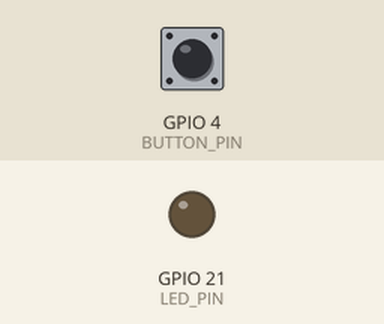
This program was run on a simulated ESP32. Shown: output pins drawn as LEDs (lit = HIGH). The inputs (shaded band) are chosen by the test bench; at power-on: GPIO 4 (BUTTON_PIN) HIGH.

Above: at 1.2 s.
1.3 s: GPIO 4 (BUTTON_PIN) pulled LOW for 0.15 s
At 1.9 s:
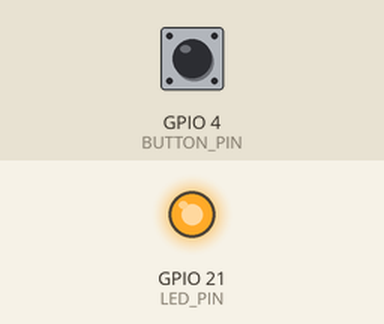
2.9 s: GPIO 4 (BUTTON_PIN) pulled LOW for 1 s
At 4.3 s:
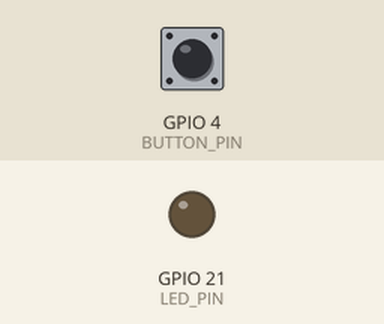
5.4 s: GPIO 4 (BUTTON_PIN) pulled LOW for 3.2 s
At 6.2 s:
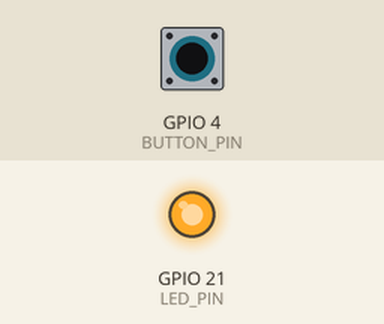
Timing chart, 0 to 8.4 s (numbered marks = the images above; inputs shaded):
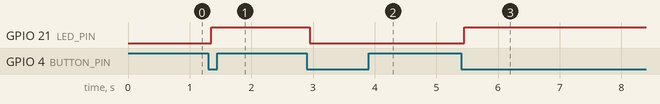

Measured:
- after the input at 1.3 s, GPIO 21 (LED_PIN): LOW → HIGH after 0.05 s
- after the input at 2.9 s, GPIO 21 (LED_PIN): HIGH → LOW after 0.05 s
- after the input at 5.4 s, GPIO 21 (LED_PIN): LOW → HIGH after 0.05 s

The program:

main.cpp
```cpp
#include <Arduino.h>

#define BUTTON_PIN 4
#define LED_PIN 21

hw_timer_t *debounceTimer = NULL;

volatile bool debounceActive = false;
volatile bool buttonPressed = false;


// Button Interrupt
void IRAM_ATTR onButtonISR()
{
    if (!debounceActive)
    {
        debounceActive = true;

        // Start debounce timer
        timerWrite(debounceTimer, 0);
        timerAlarmEnable(debounceTimer);
    }
}


// Timer Interrupt
void IRAM_ATTR onDebounceTimer()
{
    // Stop debounce timer
    timerAlarmDisable(debounceTimer);

    debounceActive = false;

    // Check button after 50 ms
    if (digitalRead(BUTTON_PIN) == LOW)
    {
        buttonPressed = true;
    }
}


void setup()
{
    pinMode(BUTTON_PIN, INPUT_PULLUP);
    pinMode(LED_PIN, OUTPUT);

    digitalWrite(LED_PIN, LOW);


    // Timer 0
    // ESP32 clock = 80 MHz
    // Divider = 80
    // Timer frequency = 1 MHz
    debounceTimer = timerBegin(0, 80, true);


    // Attach timer interrupt
    timerAttachInterrupt(
        debounceTimer,
        &onDebounceTimer,
        true
    );


    // 50 ms debounce time
    // 1 MHz = 1 tick per microsecond
    // 50,000 ticks = 50 ms
    timerAlarmWrite(
        debounceTimer,
        50000,
        false
    );


    // Button interrupt
    attachInterrupt(
        digitalPinToInterrupt(BUTTON_PIN),
        onButtonISR,
        FALLING
    );
}


void loop()
{
    if (buttonPressed)
    {
        buttonPressed = false;

        // Toggle LED
        digitalWrite(LED_PIN, !digitalRead(LED_PIN));
    }
}
```
